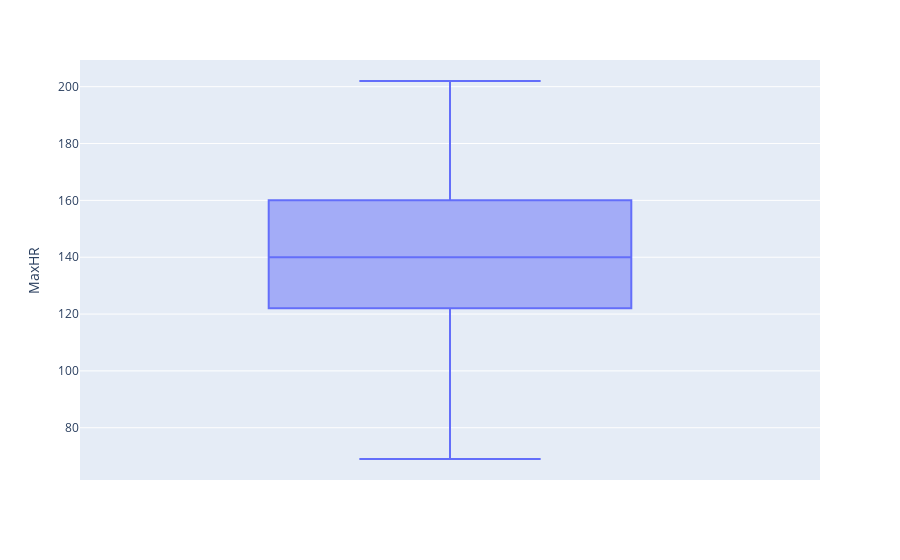

Notebook code for this chart:
### Code cell
px.box(dados2, y="MaxHR")

### Figure 1 — Plotly figure (JSON) as saved in the notebook; plotly's stock layout.template omitted (floating-point values rounded to 4 significant figures; data arrays with more than 128 entries replaced by an {"elided": "..."} marker saying what was removed)
{"data": [{"alignmentgroup": "True", "hovertemplate": "MaxHR=%{y}<extra></extra>", "legendgroup": "", "marker": {"color": "#636efa"}, "name": "", "notched": false, "offsetgroup": "", "orientation": "v", "showlegend": false, "type": "box", "x0": " ", "xaxis": "x", "y": {"elided": "746 int values"}, "y0": " ", "yaxis": "y"}], "layout": {"boxmode": "group", "legend": {"tracegroupgap": 0}, "margin": {"t": 60}, "xaxis": {"anchor": "y", "domain": [0, 1]}, "yaxis": {"anchor": "x", "domain": [0, 1], "title": {"text": "MaxHR"}}}}
